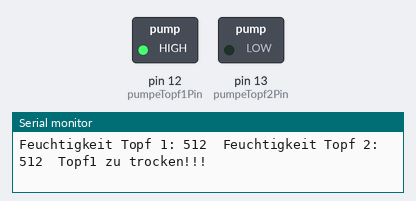
Bench run of a sketch on a simulated Arduino Uno, built with avr-gcc and run on an emulated ATmega328P. Shown: switched loads named in the sketch (green lamp = pin HIGH), the last lines printed to the serial monitor.

Above: at 2.1 s.
At 27.1 s:
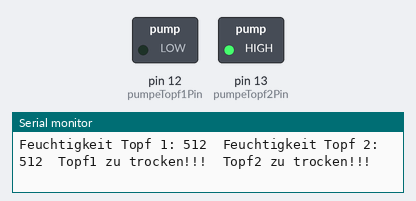
At 52.1 s:
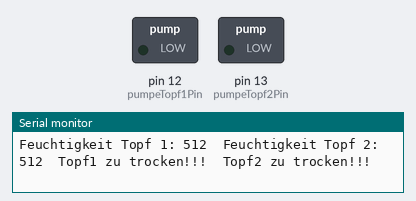
Timing chart, 0 to 53.6 s (numbered marks = the images above):
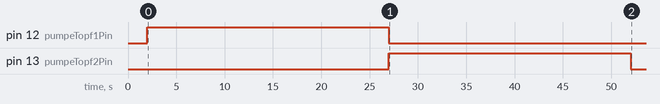

Measured:
- by itself, pin 12 (pumpeTopf1Pin): LOW → HIGH at 2.0 s, → LOW 25.0 s later
- by itself, pin 13 (pumpeTopf2Pin): LOW → HIGH at 27.0 s, → LOW 25.0 s later

The sketch:

Bewaesserung.ino
```cpp
int sensorTopf1Pin = A1;
int sensorTopf2Pin = A2;

int pumpeTopf1Pin = 12;
int pumpeTopf2Pin = 13;

//Unterhalb diser Sensorwerte wird nicht gegossen
int Topf1Soll = 300;
int Topf2Soll = 300;

int Topf1Ist = 700;
int Topf2Ist = 700;

//Wartezeit zwischen den Messungen [ms]
//int Wartezeit = 3600000;  // eine Stunde
int Wartezeit = 60000;  // eine Minute

//Solang wird bei zu trockenem Boden gepumpt [ms]
int Pumpzeit = 25000;

void setup() {

  // Alle Sensoren sind Eingänge
  pinMode(sensorTopf1Pin, INPUT);
  pinMode(sensorTopf2Pin, INPUT);

  //Alle Pumpen sind Ausgänge
  pinMode(pumpeTopf1Pin, OUTPUT);
  pinMode(pumpeTopf2Pin, OUTPUT);

  //Pumpen zu Begin aus
  digitalWrite(pumpeTopf1Pin,LOW);
  digitalWrite(pumpeTopf2Pin,LOW);

  Serial.begin(9600);

  //Wartezeit für die Senoren zu Beginn
  delay(2000);
}

void loop() {

  //Messen...
  Topf1Ist = analogRead(sensorTopf1Pin);
  Topf2Ist = analogRead(sensorTopf2Pin);

  //... Werte seriell ausgeben...
  Serial.print("Feuchtigkeit Topf 1: ");
  Serial.print(Topf1Ist);
  Serial.print("\t");
  Serial.print("Feuchtigkeit Topf 2: ");
  Serial.print(Topf2Ist);
  Serial.print("\t");

  //...und bei Bedarf pumpen
  if(Topf1Ist > Topf1Soll)
    {
      digitalWrite(pumpeTopf1Pin, HIGH);
      Serial.print("Topf1 zu trocken!!!"   );
      Serial.print("\t");
      delay(Pumpzeit);
      digitalWrite(pumpeTopf1Pin, LOW);
    }
  else
    {
      Serial.print("Topf1 ist ok!");
      Serial.print("\t");
    }

  if(Topf2Ist > Topf2Soll)
    {
      digitalWrite(pumpeTopf2Pin, HIGH);
      Serial.print("Topf2 zu trocken!!!"   );
      Serial.print("\n");
      delay(Pumpzeit);
      digitalWrite(pumpeTopf2Pin, LOW);
    }
  else
    {
      Serial.print("Topf2 ist ok!");
      Serial.print("\n");
    }

delay(Wartezeit);
}
```
